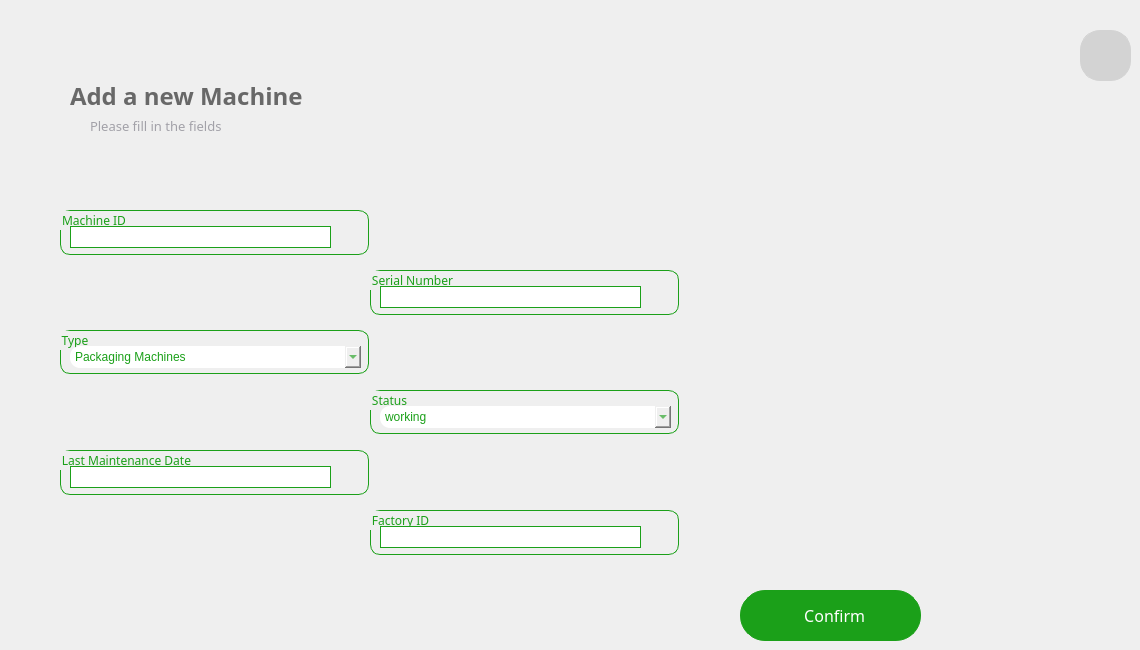
     <widget class="QWidget" name="page_11">
      <widget class="QGroupBox" name="position_4">
       <property name="geometry">
        <rect>
         <x>60</x>
         <y>330</y>
         <width>309</width>
         <height>44</height>
        </rect>
       </property>
       <property name="font">
        <font>
         <family>Lexend Light</family>
        </font>
       </property>
       <property name="styleSheet">
        <string notr="true">border-radius:10px;
border-color: rgb(27, 160, 25);
border-width : 1.2px;
border-style:solid;
color: rgb(27, 160, 25);
</string>
       </property>
       <property name="title">
        <string>Type</string>
       </property>
       <property name="alignment">
        <set>Qt::AlignLeading|Qt::AlignLeft|Qt::AlignTop</set>
       </property>
       <property name="flat">
        <bool>false</bool>
       </property>
       <property name="checkable">
        <bool>false</bool>
       </property>
       <widget class="QComboBox" name="comboBox_type_2">
        <property name="geometry">
         <rect>
          <x>10</x>
          <y>16</y>
          <width>291</width>
          <height>22</height>
         </rect>
        </property>
        <property name="styleSheet">
         <string notr="true">border:none;</string>
        </property>
        <item>
         <property name="text">
          <string>Packaging Machines</string>
         </property>
        </item>
        <item>
         <property name="text">
          <string>Monitoring and Sensing Devices
</string>
         </property>
        </item>
        <item>
         <property name="text">
          <string>Refrigeration Systems</string>
         </property>
        </item>
        <item>
         <property name="text">
          <string>Food Processing Machines</string>
         </property>
        </item>
       </widget>
      </widget>
      <widget class="QPushButton" name="ajouter">
       <property name="geometry">
        <rect>
         <x>740</x>
         <y>590</y>
         <width>181</width>
         <height>51</height>
        </rect>
       </property>
       <property name="styleSheet">
        <string notr="true">*{
border-radius:25px;
color:white;
font-family: Lexend;
font-size:16px;
border-color: rgb(27, 160, 25);
border-width : 1.2px;
border-style:solid;
background-color:#1ba019;
}
QPushButton:hover
{
background:#013220;
color:white;
border-left:3px solid white ; 
border-color:none;
border-radius:25px;
}
QPushButton:pressed
{
background:#013220;
color:white;
border-radius:25px;
font-family: Lexend;
font-size:16px;
border-left:3.2px solid white ; 


/*background: qlineargradient(x1: 0, y1: 0, x2: 0, y2: 1,
                                stop: 0 #ffffff, stop: 1 #dcdcdc);*/
}</string>
       </property>
       <property name="text">
        <string>  Confirm</string>
       </property>
       <property name="iconSize">
        <size>
         <width>200</width>
         <height>200</height>
        </size>
       </property>
      </widget>
      <widget class="QLabel" name="Title_2">
       <property name="geometry">
        <rect>
         <x>70</x>
         <y>80</y>
         <width>381</width>
         <height>31</height>
        </rect>
       </property>
       <property name="font">
        <font>
         <family>Lexend</family>
         <pointsize>18</pointsize>
         <bold>true</bold>
        </font>
       </property>
       <property name="styleSheet">
        <string notr="true">color: rgb(104, 104, 104);
border:none;</string>
       </property>
       <property name="text">
        <string>Add a new Machine</string>
       </property>
      </widget>
      <widget class="QGroupBox" name="name_6">
       <property name="geometry">
        <rect>
         <x>370</x>
         <y>510</y>
         <width>309</width>
         <height>45</height>
        </rect>
       </property>
       <property name="font">
        <font>
         <family>Lexend Light</family>
        </font>
       </property>
       <property name="styleSheet">
        <string notr="true">border-radius:10px;
border-color: rgb(27, 160, 25);
border-width : 1.2px;
border-style:solid;
color: rgb(27, 160, 25);
</string>
       </property>
       <property name="title">
        <string>Factory ID</string>
       </property>
       <property name="alignment">
        <set>Qt::AlignLeading|Qt::AlignLeft|Qt::AlignTop</set>
       </property>
       <property name="flat">
        <bool>false</bool>
       </property>
       <property name="checkable">
        <bool>false</bool>
       </property>
       <widget class="QLineEdit" name="lineEdit_Factory_2">
        <property name="enabled">
         <bool>true</bool>
        </property>
        <property name="geometry">
         <rect>
          <x>10</x>
          <y>16</y>
          <width>261</width>
          <height>22</height>
         </rect>
        </property>
        <property name="styleSheet">
         <string notr="true">border-radius:0px;
border-color: rgb(27, 160, 25);
border-width : 0x;
color:grey;</string>
        </property>
        <property name="text">
         <string/>
        </property>
       </widget>
      </widget>
      <widget class="QGroupBox" name="name_2">
       <property name="geometry">
        <rect>
         <x>60</x>
         <y>210</y>
         <width>309</width>
         <height>45</height>
        </rect>
       </property>
       <property name="font">
        <font>
         <family>Lexend Light</family>
        </font>
       </property>
       <property name="styleSheet">
        <string notr="true">border-radius:10px;
border-color: rgb(27, 160, 25);
border-width : 1.2px;
border-style:solid;
color: rgb(27, 160, 25);
</string>
       </property>
       <property name="title">
        <string>Machine ID</string>
       </property>
       <property name="alignment">
        <set>Qt::AlignLeading|Qt::AlignLeft|Qt::AlignTop</set>
       </property>
       <property name="flat">
        <bool>false</bool>
       </property>
       <property name="checkable">
        <bool>false</bool>
       </property>
       <widget class="QLineEdit" name="lineEdit_ID_2">
        <property name="enabled">
         <bool>true</bool>
        </property>
        <property name="geometry">
         <rect>
          <x>10</x>
          <y>16</y>
          <width>261</width>
          <height>22</height>
         </rect>
        </property>
        <property name="styleSheet">
         <string notr="true">border-radius:0px;
border-color: rgb(27, 160, 25);
border-width : 0x;
color:grey;</string>
        </property>
        <property name="text">
         <string/>
        </property>
       </widget>
      </widget>
      <widget class="QGroupBox" name="name_5">
       <property name="geometry">
        <rect>
         <x>370</x>
         <y>270</y>
         <width>309</width>
         <height>45</height>
        </rect>
       </property>
       <property name="font">
        <font>
         <family>Lexend Light</family>
        </font>
       </property>
       <property name="styleSheet">
        <string notr="true">border-radius:10px;
border-color: rgb(27, 160, 25);
border-width : 1.2px;
border-style:solid;
color: rgb(27, 160, 25);
</string>
       </property>
       <property name="title">
        <string>Serial Number</string>
       </property>
       <property name="alignment">
        <set>Qt::AlignLeading|Qt::AlignLeft|Qt::AlignTop</set>
       </property>
       <property name="flat">
        <bool>false</bool>
       </property>
       <property name="checkable">
        <bool>false</bool>
       </property>
       <widget class="QLineEdit" name="lineEdit_SerialNumber_2">
        <property name="enabled">
         <bool>true</bool>
        </property>
        <property name="geometry">
         <rect>
          <x>10</x>
          <y>16</y>
          <width>261</width>
          <height>22</height>
         </rect>
        </property>
        <property name="styleSheet">
         <string notr="true">border-radius:0px;
border-color: rgb(27, 160, 25);
border-width : 0x;
color:grey;</string>
        </property>
        <property name="text">
         <string/>
        </property>
       </widget>
      </widget>
      <widget class="QPushButton" name="buttonBackFromAdd">
       <property name="geometry">
        <rect>
         <x>1080</x>
         <y>30</y>
         <width>51</width>
         <height>51</height>
        </rect>
       </property>
       <property name="styleSheet">
        <string notr="true">background:#D3D3D3;
border-radius: 20px;
border: 1px solid;
border-color:#D3D3D3;
</string>
       </property>
       <property name="text">
        <string/>
       </property>
       <property name="icon">
        <iconset resource="resources.qrc">
         <normaloff>:/images/arrow1.png</normaloff>:/images/arrow1.png</iconset>
       </property>
       <property name="iconSize">
        <size>
         <width>30</width>
         <height>30</height>
        </size>
       </property>
      </widget>
      <widget class="QLabel" name="Sub_title_2">
       <property name="geometry">
        <rect>
         <x>90</x>
         <y>110</y>
         <width>291</width>
         <height>31</height>
        </rect>
       </property>
       <property name="font">
        <font>
         <family>Lexend Light</family>
         <pointsize>10</pointsize>
        </font>
       </property>
       <property name="cursor">
        <cursorShape>PointingHandCursor</cursorShape>
       </property>
       <property name="layoutDirection">
        <enum>Qt::LeftToRight</enum>
       </property>
       <property name="styleSheet">
        <string notr="true">background-color:transparent;
color: #A2A1A8;
border:none;</string>
       </property>
       <property name="text">
        <string>Please fill in the fields</string>
       </property>
       <property name="alignment">
        <set>Qt::AlignLeading|Qt::AlignLeft|Qt::AlignVCenter</set>
       </property>
      </widget>
      <widget class="QGroupBox" name="position_2">
       <property name="geometry">
        <rect>
         <x>370</x>
         <y>390</y>
         <width>309</width>
         <height>44</height>
        </rect>
       </property>
       <property name="font">
        <font>
         <family>Lexend Light</family>
        </font>
       </property>
       <property name="styleSheet">
        <string notr="true">border-radius:10px;
border-color: rgb(27, 160, 25);
border-width : 1.2px;
border-style:solid;
color: rgb(27, 160, 25);
</string>
       </property>
       <property name="title">
        <string>Status</string>
       </property>
       <property name="alignment">
        <set>Qt::AlignLeading|Qt::AlignLeft|Qt::AlignTop</set>
       </property>
       <property name="flat">
        <bool>false</bool>
       </property>
       <property name="checkable">
        <bool>false</bool>
       </property>
       <widget class="QComboBox" name="comboBox_status_2">
        <property name="geometry">
         <rect>
          <x>10</x>
          <y>16</y>
          <width>291</width>
          <height>22</height>
         </rect>
        </property>
        <property name="styleSheet">
         <string notr="true">border:none;</string>
        </property>
        <item>
         <property name="text">
          <string>working</string>
         </property>
        </item>
        <item>
         <property name="text">
          <string>not working</string>
         </property>
        </item>
       </widget>
      </widget>
      <widget class="QGroupBox" name="name_7">
       <property name="geometry">
        <rect>
         <x>60</x>
         <y>450</y>
         <width>309</width>
         <height>45</height>
        </rect>
       </property>
       <property name="font">
        <font>
         <family>Lexend Light</family>
        </font>
       </property>
       <property name="styleSheet">
        <string notr="true">border-radius:10px;
border-color: rgb(27, 160, 25);
border-width : 1.2px;
border-style:solid;
color: rgb(27, 160, 25);
</string>
       </property>
       <property name="title">
        <string>Last Maintenance Date</string>
       </property>
       <property name="alignment">
        <set>Qt::AlignLeading|Qt::AlignLeft|Qt::AlignTop</set>
       </property>
       <property name="flat">
        <bool>false</bool>
       </property>
       <property name="checkable">
        <bool>false</bool>
       </property>
       <widget class="QLineEdit" name="lineEdit_Maintenance_2">
        <property name="enabled">
         <bool>true</bool>
        </property>
        <property name="geometry">
         <rect>
          <x>10</x>
          <y>16</y>
          <width>261</width>
          <height>22</height>
         </rect>
        </property>
        <property name="styleSheet">
         <string notr="true">border-radius:0px;
border-color: rgb(27, 160, 25);
border-width : 0x;
color:grey;</string>
        </property>
        <property name="text">
         <string/>
        </property>
       </widget>
      </widget>
     </widget>
